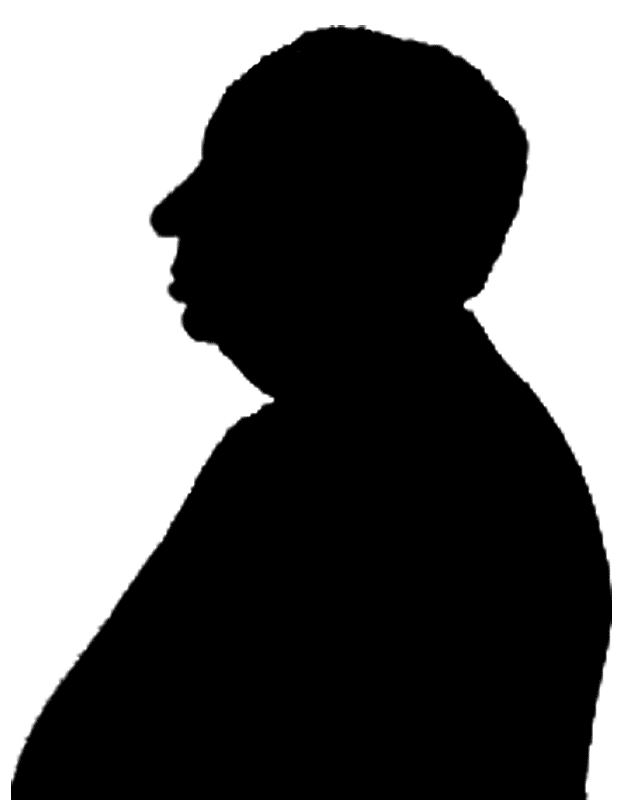
#> input picture Exercises_15/TestImages 2/TestImages/hitchcock.png, 623 x 800 px
$ python practice.py
#> lines starting #> are read from the running program, lines starting #| are printed output that depends on the picture; after the words box and inside, x2 and y2 are one past the last pixel; in counts of white or black regions, pixels touching at a corner belong together
import numpy as np
import matplotlib.pyplot as plt
from PIL import Image

def manual_erode(image, kernel_size=3):
    """
    手动实现二值图像的侵蚀操作（符合公式 εB(I)）
    :param image: 二值化的 numpy 数组
    :param kernel_size: 结构元素的大小
    :return: 侵蚀后的图像 εB(I)
    """
    h, w = image.shape
    pad = kernel_size // 2  # 计算填充大小
    padded_img = np.pad(image, pad, mode='constant', constant_values=0)  # 填充边界

    eroded = np.zeros_like(image)  # 创建空白图像存放侵蚀结果

    kernel = np.ones((kernel_size, kernel_size), dtype=np.uint8) * 255  # 结构元素

    for i in range(h):
        for j in range(w):
            region = padded_img[i:i+kernel_size, j:j+kernel_size]
            # 如果区域完全匹配 kernel（全255），则该像素保留
            if np.array_equal(region, kernel):
                eroded[i, j] = 255

    return eroded

def manual_subtract(imgA, imgB):
    """
    逐像素相减（符合公式 I' = I - εB(I)）
    :param imgA: 原图 I
    :param imgB: 侵蚀后的图 εB(I)
    :return: 边界提取图像 I'
    """
    return np.clip(imgA - imgB, 0, 255).astype(np.uint8)  # 保证像素值在 0-255

def boundary_extraction_manual(image_path, kernel_size=3):
    """
    手动实现边界提取（符合公式 I' = I - εB(I)）
    :param image_path: 输入图像路径
    :param kernel_size: 侵蚀核的大小
    :return: 原图 I, 侵蚀后图 εB(I), 边界提取图像 I'
    """
#> called with image_path = 'hitchcock.png', kernel_size = 3
    # 读取灰度图像
    img = Image.open(image_path).convert("L")
    binary = np.array(img)

    # 二值化（符合公式 I）
    binary = np.where(binary > 128, 255, 0).astype(np.uint8)
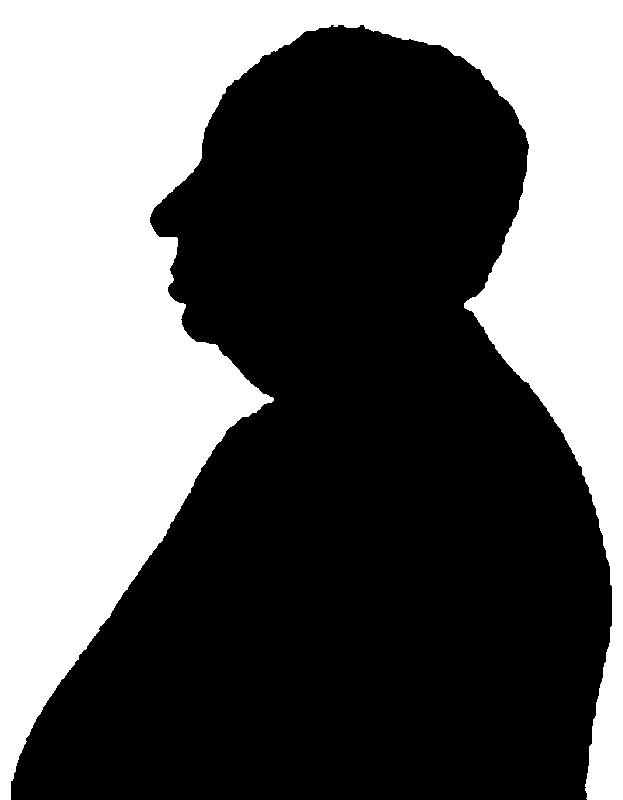
#> binary: shape (800, 623); 40.3% white; 1 white region, box (x1, y1, x2, y2) and area: (0, 0, 623, 800) 201067

    # 计算侵蚀（符合公式 εB(I)）
    eroded = manual_erode(binary, kernel_size)
#> in manual_erode, `padded_img = np.pad(image, pad, mode='constant', constant_values=0)`:
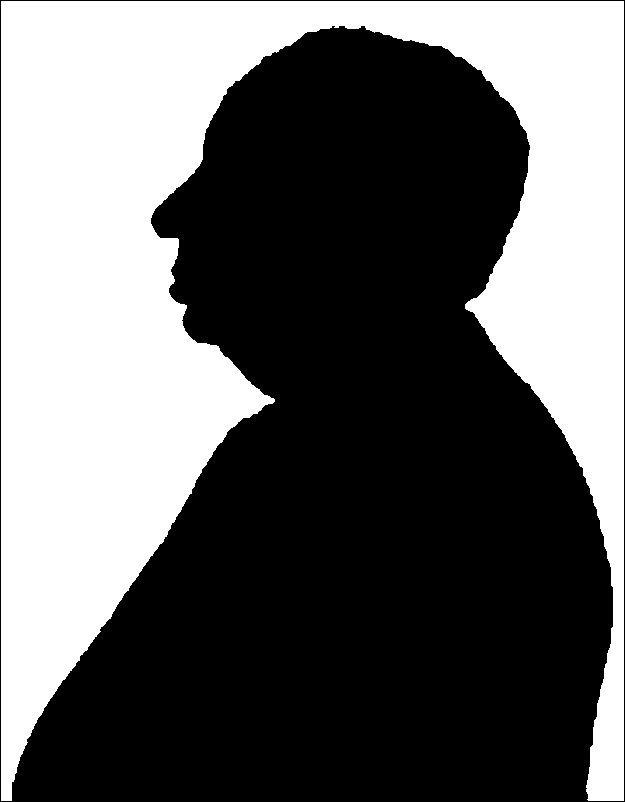
#> padded_img: shape (802, 625); 40.1% white; 1 white region, box (x1, y1, x2, y2) and area: (1, 1, 624, 801) 201067
#> after the loop in manual_erode, `for i in range(h):`:
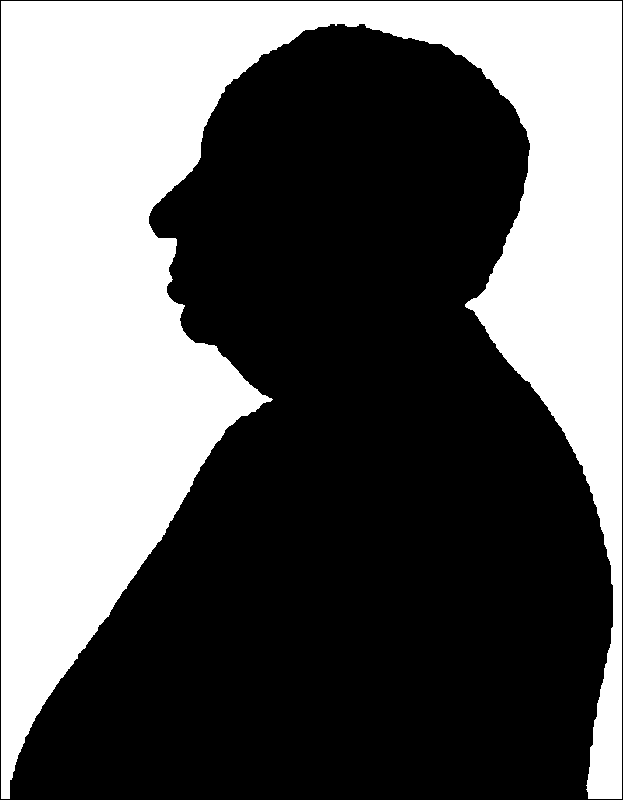
#> eroded: shape (800, 623); 39.4% white; 1 white region, box (x1, y1, x2, y2) and area: (1, 1, 622, 799) 196185

    # 计算边界提取（符合公式 I' = I - εB(I)）
    boundary = manual_subtract(binary, eroded)
#> in manual_subtract, `return np.clip(imgA - imgB, 0, 255).astype(np.uint8)`:
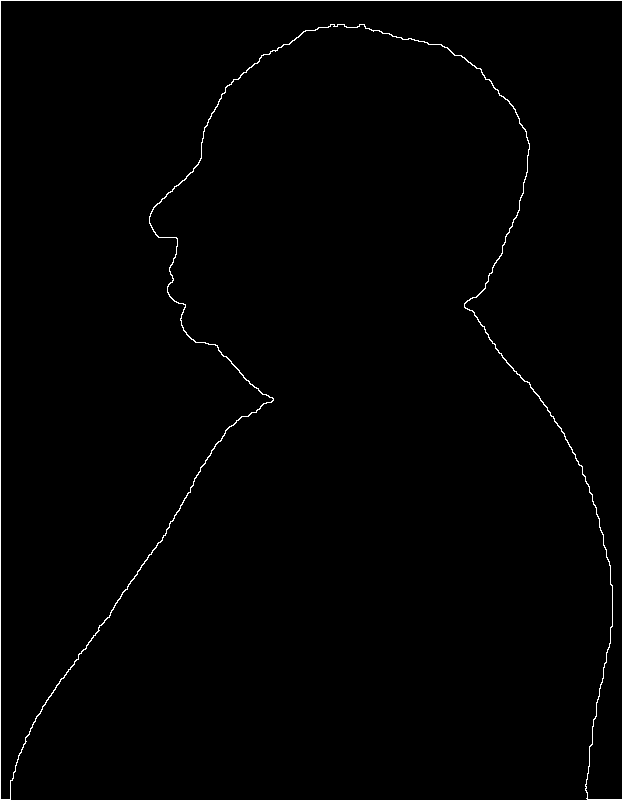
#> returned value: shape (800, 623); 0.98% white in thin lines or dots

    return binary, eroded, boundary

# 测试代码
image_path = "hitchcock.png"  # 替换为你的图像路径
binary, eroded, boundary = boundary_extraction_manual(image_path)

# 显示结果
fig, ax = plt.subplots(1, 3, figsize=(12, 4))
ax[0].imshow(binary, cmap='gray')
ax[0].set_title("Original Binary Image (I)")
ax[0].axis("off")

ax[1].imshow(eroded, cmap='gray')
ax[1].set_title("Eroded Image (εB(I))")
ax[1].axis("off")

ax[2].imshow(boundary, cmap='gray')
ax[2].set_title("Extracted Boundary (I' = I - εB(I))")
ax[2].axis("off")

plt.show()

$ run again, with Exercises_15/TestImages 2/TestImages/coffee_markers.png copied over Exercises_15/TestImages 2/TestImages/hitchcock.png
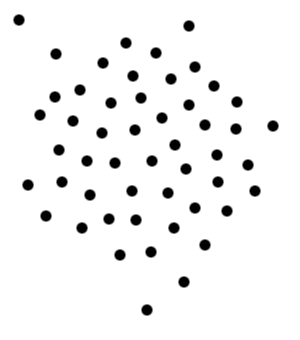
#> input picture Exercises_15/TestImages 2/TestImages/coffee_markers.png, 300 x 340 px
#> in boundary_extraction_manual, `binary = np.where(binary > 128, 255, 0).astype(np.uint8)`:
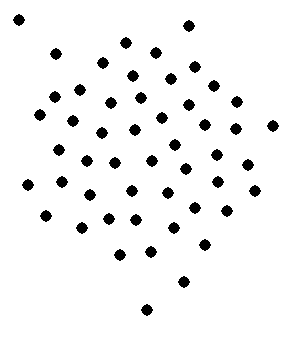
#> binary: shape (340, 300); 95.2% white; 51 black regions, largest, box (x1, y1, x2, y2) and area: (13, 14, 25, 26) 96, (183, 20, 195, 32) 96, (120, 37, 132, 49) 96
#> padded_img: shape (342, 302); 94% white; 52 black regions, largest, box (x1, y1, x2, y2) and area: (0, 0, 302, 342) 1284, (14, 15, 26, 27) 96, (184, 21, 196, 33) 96
#> in manual_subtract, `return np.clip(imgA - imgB, 0, 255).astype(np.uint8)`:
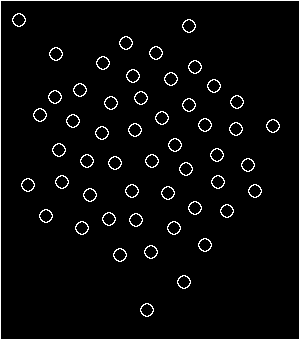
#> returned value: shape (340, 300); 3.9% white in thin lines or dots
